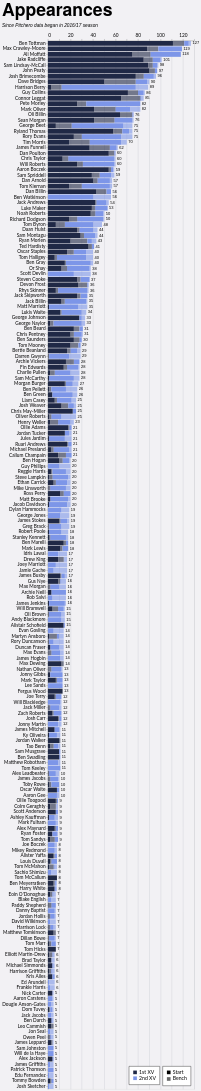

Express this chart as Vega-Lite.
### Vega-Lite specification from a JSON file in a GitHub repository (floating-point values rounded to 4 significant figures; data arrays with more than 128 entries replaced by an {"elided": "..."} marker saying what was removed)
{"config": {"axis": {"labelFont": "Lato, sans-serif", "titleFont": "PT Sans Narrow, Helvetica Neue, Helvetica, Arial, sans-serif", "labelFontSize": 13, "titleFontSize": 24, "gridColor": "#202947", "gridOpacity": 0.2}, "header": {"labelFont": "PT Sans Narrow, Helvetica Neue, Helvetica, Arial, sans-serif", "titleFont": "PT Sans Narrow, Helvetica Neue, Helvetica, Arial, sans-serif", "labelFontSize": 24, "titleFontSize": 28, "labelFontWeight": "bold", "orient": "left"}, "legend": {"labelFont": "Lato, sans-serif", "titleFont": "PT Sans Narrow, Helvetica Neue, Helvetica, Arial, sans-serif", "labelFontSize": 14, "titleFontSize": 16, "titlePadding": 5, "fillColor": "white", "strokeColor": "black", "padding": 10, "titleFontWeight": "lighter", "titleFontStyle": "italic", "titleColor": "gray", "offset": 10}, "title": {"font": "PT Sans Narrow, Helvetica Neue, Helvetica, Arial, sans-serif", "fontSize": 48, "fontWeight": "bold", "anchor": "start", "align": "center", "titlePadding": 20, "subtitlePadding": 10, "subtitleFontSize": 13, "subtitleColor": "", "subtitleFontStyle": "italic", "offset": 15, "color": "black"}, "axisX": {"labelAngle": 0}, "facet": {"title": null, "header": null, "align": {"row": "each", "column": "each"}}, "resolve": {"scale": {"y": "independent", "facet": "independent"}}, "background": "#f2f1f4"}, "layer": [{"mark": {"type": "bar"}, "encoding": {"color": {"field": "squad", "legend": {"direction": "vertical", "labelExpr": "datum.value + ' XV'", "orient": "bottom-right", "title": null}, "scale": {"domain": ["1st", "2nd"], "range": ["#202946", "#7d96e8"]}, "sort": ["1st", "2nd"], "type": "nominal"}, "opacity": {"field": "start", "legend": {"direction": "vertical", "orient": "bottom-right", "title": null}, "scale": {"domain": ["Start", "Bench"], "range": [1.0, 0.6]}, "sort": ["Start", "Bench"], "type": "nominal"}, "order": {"field": "stack_order", "sort": "ascending", "type": "quantitative"}, "tooltip": [{"field": "player", "title": "Player", "type": "nominal"}, {"field": "squad", "title": "Squad", "type": "nominal"}, {"field": "start", "title": "Selection", "type": "nominal"}, {"aggregate": "sum", "field": "games", "title": "Games", "type": "quantitative"}, {"aggregate": "max", "field": "player_total", "title": "Total", "type": "quantitative"}], "x": {"aggregate": "sum", "axis": {"orient": "top", "title": null}, "field": "games", "type": "quantitative"}, "y": {"field": "player", "sort": {"field": "player_total", "op": "max", "order": "descending"}, "title": null, "type": "nominal"}}}, {"mark": {"type": "text", "align": "left", "baseline": "middle", "color": "black", "dx": 4, "fontSize": 11}, "encoding": {"text": {"field": "total_games", "format": ".0f", "type": "quantitative"}, "x": {"axis": {"orient": "top", "title": null}, "field": "total_games", "type": "quantitative"}, "y": {"field": "player", "sort": {"field": "player_total", "op": "max", "order": "descending"}, "title": null, "type": "nominal"}}, "transform": [{"aggregate": [{"op": "sum", "field": "games", "as": "total_games"}, {"op": "max", "field": "player_total", "as": "player_total"}], "groupby": ["player"]}]}], "data": {"name": "data-5da5f81e8f9739253ccb289077345b49"}, "height": {"step": 15}, "params": [{"name": "seasonParam", "value": []}, {"name": "gameTypesParam", "value": []}, {"name": "squadParam", "value": "All"}, {"name": "positionsParam", "value": []}, {"name": "minAppsParam", "value": 5}], "title": {"text": "Appearances", "subtitle": "Since Pitchero data began in 2016/17 season"}, "transform": [{"filter": "length(seasonParam) === 0 || indexof(seasonParam, datum.season) >= 0"}, {"filter": "length(gameTypesParam) === 0 || indexof(gameTypesParam, datum.game_type) >= 0"}, {"filter": "squadParam === \"All\" || datum.squad === squadParam"}, {"filter": "length(positionsParam) === 0 || indexof(positionsParam, datum.position) >= 0"}, {"joinaggregate": [{"op": "sum", "field": "games", "as": "player_total"}], "groupby": ["player"]}, {"filter": "datum.player_total >= minAppsParam"}], "width": 400, "$schema": "https://vega.github.io/schema/vega-lite/v5.20.1.json", "datasets": {"data-5da5f81e8f9739253ccb289077345b49": {"elided": "2361 records"}}}
